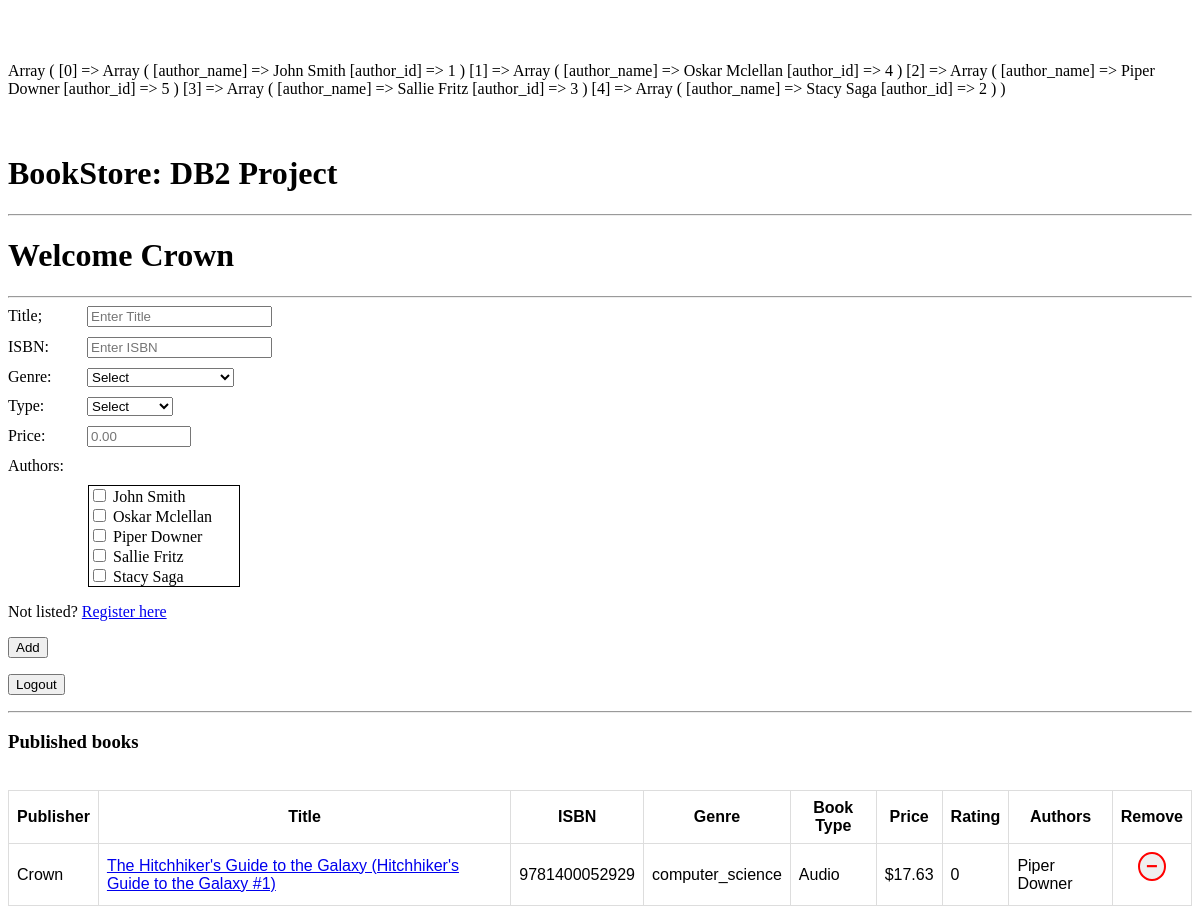
The page /publishers/publisher.php (signed in) on the database its author committed.
### tables this page shows
CREATE TABLE tbl_is_author(
    user_id int NOT NULL,
    author_id int PRIMARY KEY NOT NULL AUTO_INCREMENT,
    author_name VARCHAR(100) NOT NULL,
    FOREIGN KEY (user_id) REFERENCES tbl_users(user_id) ON DELETE CASCADE,
    CONSTRAINT UC_authors_user UNIQUE (user_id)
);

CREATE TABLE tbl_books(
    book_id INT PRIMARY KEY NOT NULL AUTO_INCREMENT, 
    isbn VARCHAR(50) NOT NULL,
    title VARCHAR(100) NOT NULL, 
    genre VARCHAR(50) NOT NULL,
    book_type INT NOT NULL, 
    price FLOAT NOT NULL DEFAULT 0,
    rating FLOAT NOT NULL DEFAULT 0,
    publisher_name VARCHAR(100),
    FOREIGN KEY (publisher_name) REFERENCES tbl_publishers(pub_name) ON DELETE CASCADE,
    CONSTRAINT UC_Books UNIQUE (isbn, title, book_type)
);

### variables/variables.php (called while the page is built, shortened)
<?php
    $min_price = 0;
    $max_price = 10000;
    $book_types = array("Select", "Hardcover","Paperback", "Electronic","Audio");
    $book_genres = array("Select","Action, Adventures", "Alternate History", "Anthology", "Biography", "Chick Lit", "Children's", "Classic", "Comic", "Coming-of-age", "Computer Science","Crime", "Data Science","Drama", "Economics","Fairytale", "Fiction","Graphic novel", "History","Horror", "Mathematics","Mystery", "Nonfiction","Paranormal romance", "Philosophy","Picture book", "Poetry", "Political thriller", "Programming", "Psychology","Romance", "Science","Science fiction", "Short Story", "Signal Processing","Suspense", "Thriller", "Wester", "Yound adult", "Other");
    $tbl_is_author = 'tbl_is_author';
    $tbl_author_books = 'tbl_author_books';
    $tbl_books = 'tbl_books';
?>

### functions/functions.php (called while the page is built, shortened)
<?php
    function get_author_for_each_book($related_book_id, $conn){
        if(basename($_SERVER['PHP_SELF'])== 'publisher.php'){
            include('../variables/variables.php');
        } else if (basename($_SERVER['PHP_SELF'])== 'index.php'){
            include('./variables/variables.php');
        }
        $sql_fetch = "SELECT $tbl_is_author.author_name FROM $tbl_is_author WHERE $tbl_is_author.author_id IN ( SELECT $tbl_author_books.author_id FROM $tbl_author_books WHERE book_id = '$related_book_id');";
        $related_author = mysqli_query($conn, $sql_fetch);
        $auth_list = mysqli_fetch_all($related_author, MYSQLI_ASSOC);
        $auth_ct = mysqli_num_rows($related_author);
        $return_auth_string  = "";
        if($auth_ct > 0){
            if(count($auth_list) == 1){
                $return_auth_string = $auth_list[0]['author_name'];
            }
        }
        return $return_auth_string;
    }
?>

### publishers/publisher.php (the view, shortened to what this page needs)
<?php
    include('../config/db_connection.php');
    include('../variables/variables.php');
    include('../functions/functions.php');
    $typed_inputs = array('title' =>'', 'isbn'=>'', 'genre'=>'', 'type'=>'', 'price'=>'', 'authors'=>array());
    $publisher_name = htmlspecialchars($_SESSION['publisher_name']);
    $sql = "SELECT $tbl_books.book_id, $tbl_books.isbn, $tbl_books.title, $tbl_books.genre, $tbl_books.book_type, $tbl_books.price, $tbl_books.rating, $tbl_books.publisher_name FROM $tbl_books WHERE publisher_name = '$publisher_name'";
    $result = mysqli_query($conn, $sql);
    $books = mysqli_fetch_all($result, MYSQLI_ASSOC);
    $sql = "SELECT DISTINCT author_name, author_id from $tbl_is_author ORDER BY author_name;";
    $result = mysqli_query($conn, $sql);
    $available_authors = mysqli_fetch_all($result, MYSQLI_ASSOC);
    print_r($available_authors);
?>
    <?php
        include('../templates/header.php');
        function determine_Booktype($type){
            include("../variables/variables.php");
            return $book_types[$type];
        }
    ?>
    <h1>Welcome <?php echo $_SESSION['publisher_name']; ?></h1> <hr>
    <div class="publisher-center">
        <?php include('../books/add-books.php'); ?>
    </div>
    <hr>
    <h3>Published books</h3><br>
    <table>
        <tr>
            <th>Publisher</th>
            <th>Title</th>
            <th>ISBN</th>
            <th>Genre</th>
            <th>Book Type</th>
            <th>Price</th>
            <th>Rating</th>
            <th>Authors</th>
            <th>Remove</th>
        </tr>
        <?php foreach($books as $book): ?>
            <tr>
                <td><?php echo $book['publisher_name'] ?></td>
                <td><a href="../books/edit-books.php?id=<?php echo $book['book_id'] ?>"><?php echo $book['title'] ?></a></td>
                <td><?php echo $book['isbn'] ?></td>
                <td><?php echo $book['genre'] ?></td>
                <td><?php echo determine_Booktype($book['book_type']); ?></td>
                <td><?php $number = sprintf('%.2f', $book['price']); echo '$'.$number;  ?></td>
                <td><?php echo $book['rating'] ?></td>
                <td><?php  echo get_author_for_each_book($book['book_id'], $conn);?></td>
                <td style="text-align:center;">
                    <form action="<?php htmlspecialchars($_SERVER['PHP_SELF']); ?>" method="POST">
                        <button style="font-size: 20px; text-align: center; border-radius: 50%; color: red; border: 2px solid red;" type="submit" name="delete_book" value=""><b>&#8722;</b></button>
                    </form>
                </td>
            </tr>
        <?php endforeach; ?>
    </table>
    <?php include('../templates/footer.php') ?>
</html>

### books/add-books.php (shortened to what this page needs)
<form action="<?php htmlspecialchars($_SERVER['PHP_SELF']); ?>" method="post">
    <div class="book_name">
        <label for="book_name">Title;</label>
        <input type="text" name="book_name" id="" placeholder="Enter Title"
        value="<?php
            if(basename($_SERVER['PHP_SELF']) == 'publisher.php'){
                echo $typed_inputs['title'];
            }
            if(basename($_SERVER['PHP_SELF']) == 'edit-books.php'){
                echo $current_book['title'];
            }
        ?>"
        required>
    </div>
    <div class="book_isbn">
        <label for="book_isbn">ISBN:</label>
        <input type="text" name="book_isbn" id="" placeholder="Enter ISBN"
        value="<?php
            if(basename($_SERVER['PHP_SELF']) == 'publisher.php'){
                echo $typed_inputs['isbn'];
            }
            if(basename($_SERVER['PHP_SELF']) == 'edit-books.php'){
                echo $current_book['isbn'];
            }
        ?>"
        required>
    </div>
    <div class="book_genre"
    <?php
        if(basename($_SERVER['PHP_SELF']) == 'edit-books.php'){
            echo 'hidden';
        }
    ?>>
        <label for="book_genre">Genre:</label>
        <select type="text" name="book_genre" id="" placeholder="Enter Genre">
            <?php  foreach($book_genres as $genre): ?>
                <option
                <?php
                    if(basename($_SERVER['PHP_SELF']) == 'publisher.php'){
                        if($genre == $typed_inputs['genre']) {
                            echo 'selected';
                        }
                    }
                    if(basename($_SERVER['PHP_SELF']) == 'edit-books.php'){
                        echo 'disabled';
                    }
                ?>
                value="<?php echo $genre; ?>"> <?php echo $genre; ?></option>
            <?php endforeach;?>
        </select>
    </div>
    <div class="book_type" <?php
        if(basename($_SERVER['PHP_SELF']) == 'edit-books.php'){
            echo 'hidden';
        }
    ?>>
        <label for="book_type">Type:</label>
        <select type="text" name="book_type" id="" placeholder="Enter Book Type">
            <?php $index = 0; foreach($book_types as $type): ?>
                <option
                <?php
                    if(basename($_SERVER['PHP_SELF']) == 'publisher.php'){
                        if($index == $typed_inputs['type']) echo 'selected';
                    }
                    if(basename($_SERVER['PHP_SELF']) == 'edit-books.php'){
                        echo 'disabled';
                    }
                ?>
                value="<?php echo $index; ?>"> <?php echo $type; ?></option>
            <?php $index++; endforeach;?>
        </select>
    </div>
    <div class="book_price">
        <label for="book_price">Price:</label>
        <input type="number" name="book_price" id="" placeholder="0.00" step="0.01" min="<?php echo $min_price; ?>" max="<?php echo $max_price; ?>"
        value="
            <?php
                if(basename($_SERVER['PHP_SELF']) == 'publisher.php'){
                    echo $typed_inputs['price'];
                }
            ?>"
        required>
    </div>
    <div class="book_author"
    <?php
        if(basename($_SERVER['PHP_SELF']) == 'edit-books.php'){
            echo 'hidden';
        }
    ?> >
        <label for="book_author">Authors:</label>
        <div class="book_author-checkbox" >
            <?php
                if(basename($_SERVER['PHP_SELF']) == 'publisher.php'):
                    foreach($available_authors as $authors):
            ?>
                <input
                    <?php
                        if(basename($_SERVER['PHP_SELF']) == 'publisher.php'){
                            if(array_key_exists($authors['author_name'],$typed_inputs['authors'] )) {
                                echo 'checked';
                            }
                        }
                        if(basename($_SERVER['PHP_SELF']) == 'edit-books.php'){
                            echo 'disabled';
                        }
                    ?>
                type="checkbox" name="availabe_authors[]" value="<?php echo $authors['author_name']; ?>"> <?php echo $authors['author_name']; ?></input><br>
            <?php
                    endforeach;
                endif;
            ?>
        </div>
        <p>Not listed? <a href="#">Register here</a></p>
    </div>
    <div class="form-add">
        <button type="submit"
        name="<?php
            if(basename($_SERVER['PHP_SELF']) == 'publisher.php'){
                echo 'book_add';
            }
            if(basename($_SERVER['PHP_SELF']) == 'edit-books.php'){
                echo 'book_edit';
            }
        ?>"
        value="<?php
            if(basename($_SERVER['PHP_SELF']) == 'publisher.php'){
                echo 'Add';
            }
            if(basename($_SERVER['PHP_SELF']) == 'edit-books.php'){
                echo 'Edit';
            }
        ?>">
            <?php
            if(basename($_SERVER['PHP_SELF']) == 'publisher.php'){
                echo 'Add';
            }
        ?>
        </button>
    </div>
</form>
<form action="<?php htmlspecialchars($_SERVER['PHP_SELF']); ?>" method="post">
    <button type="submit"
    name="<?php
            if(basename($_SERVER['PHP_SELF']) == 'publisher.php'){
                echo 'log_out';
            }
            if(basename($_SERVER['PHP_SELF']) == 'edit-books.php'){
                echo 'cancel';
            }
        ?>"
    value="<?php
            if(basename($_SERVER['PHP_SELF']) == 'publisher.php'){
                echo 'Log out';
            }
            if(basename($_SERVER['PHP_SELF']) == 'edit-books.php'){
                echo 'Cancel';
            }
        ?>">
        <?php
            if(basename($_SERVER['PHP_SELF']) == 'publisher.php'){
                echo 'Logout';
            }
        ?>
    </button>
</form>

### templates/header.php (style rules this page uses)
table { font-family: arial, sans-serif; border-collapse: collapse; width: 100%; }
td, th { border: 1px solid #dddddd; text-align: left; padding: 8px; }
th { text-align: center; }
label { display: inline-block; width: 75px; }
.book_name { margin-bottom: 10px; }
.book_isbn { margin-bottom: 10px; }
.book_author { margin-bottom: 10px; }
.book_genre { margin-bottom: 10px; }
.book_type { margin-bottom: 10px; }
.book_price { margin-bottom: 10px; }
.book_author-checkbox { margin-left: 80px; margin-top: 10px; border:1px solid #000; width:150px; height: 100px; overflow-y: scroll; }

### rows shown on the page
tbl_is_author: author_name "John Smith"
tbl_is_author: author_name "Oskar Mclellan"
tbl_is_author: author_name "Piper Downer"
tbl_is_author: author_name "Sallie Fritz"
tbl_is_author: author_name "Stacy Saga"
tbl_books: publisher_name "Crown", title "The Hitchhiker's Guide to the Galaxy (Hitchhiker's Guide to the Galaxy #1)", isbn "9781400052929", genre "computer_science", book_type "Audio", price "17.63", rating "0", book_id.author_name "Piper Downer"

### other values the page prints
$_SESSION['publisher_name'] "Crown"
form field book_genre "Select"
form field book_type "Select"
